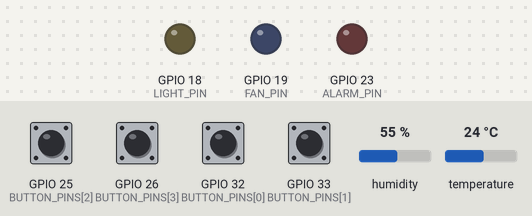
The sketch below on a simulated ESP32. Parts: output pins drawn as LEDs (lit = HIGH). Inputs (shaded band) come from the test bench; at power-on: GPIO 25 (BUTTON_PINS[2]), GPIO 26 (BUTTON_PINS[3]), GPIO 32 (BUTTON_PINS[0]), GPIO 33 (BUTTON_PINS[1]) HIGH, temperature 24 °C, humidity 55 %. WiFi joins after 1.5 s; servers stay silent unless stated; random numbers use the default seed unless the sketch sets one; no MQTT or app messages arrive unless stated; what the sketch prints to the serial monitor is not drawn.

Above: at 1.2 s.
1.3 s: GPIO 26 (BUTTON_PINS[3]) pulled LOW for 0.15 s
At 1.7 s:
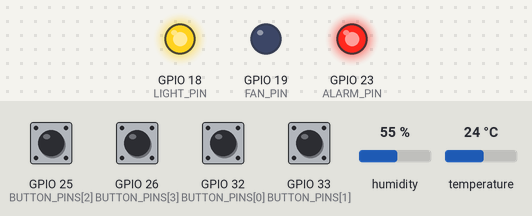
2.9 s: GPIO 25 (BUTTON_PINS[2]) pulled LOW for 0.15 s
5.5 s: GPIO 33 (BUTTON_PINS[1]) pulled LOW for 0.15 s
7.5 s: GPIO 26 (BUTTON_PINS[3]) pulled LOW for 1 s
At 8.8 s:
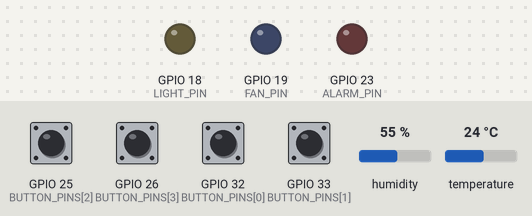
10.0 s: GPIO 32 (BUTTON_PINS[0]) pulled LOW for 0.15 s
At 10.4 s:
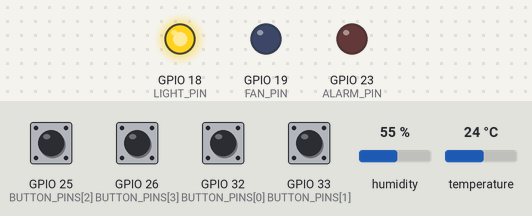
11.6 s: temperature set to 29.4 °C
13.2 s: temperature set to 30.6 °C
At 15.1 s:
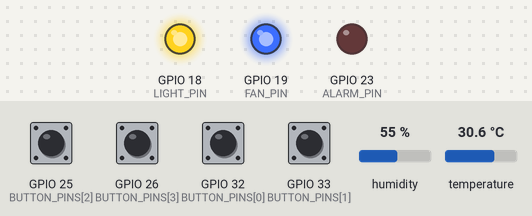
Timing chart, 0 to 16.5 s (numbered marks = the images above; inputs shaded):
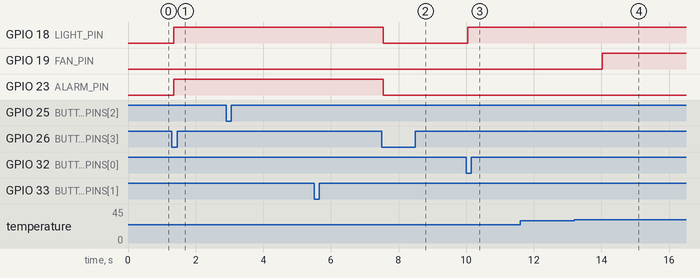

The sketch:

sketch.ino
```cpp
// Smart Room v2: occupancy, daylight, smoke and a 10-second empty-room timer.
#include <WiFi.h>
#include <PubSubClient.h>
#include <DHTesp.h>
#include <ArduinoJson.h>

const char* BROKER = "broker.hivemq.com";
const int BROKER_PORT = 1883;
const char* ROOM_TOPIC = "student/smart-home/room-7e24b1c903-v2";
const int LIGHT_PIN = 18, FAN_PIN = 19, SENSOR_PIN = 15, ALARM_PIN = 23;
const int BUTTON_PINS[] = {32, 33, 25, 26}; // Enter, exit, day/night, smoke/clear.
WiFiClient wifi;
PubSubClient mqtt(wifi);
DHTesp sensor;
bool lightOn = false, fanOn = false, lightAuto = true, fanAuto = true;
bool manualLight = false, manualFan = false, daylight = true, smoke = false;
bool emptyPending = false;
int people = 0;
float temperature = 26.0;
unsigned long emptySince = 0, lastReading = 0, lastPublish = 0, lastReconnect = 0;
bool rawButton[] = {HIGH, HIGH, HIGH, HIGH};
bool stableButton[] = {HIGH, HIGH, HIGH, HIGH};
unsigned long changedAt[] = {0, 0, 0, 0};
String lastCommandId = "", lastError = "";
String stateTopic, commandTopic, availabilityTopic;

void applyOutputs() {
  if (emptyPending && millis() - emptySince >= 10000UL) emptyPending = false;
  if (smoke) {
    lightOn = true;
    fanOn = false;
  } else if (people == 0) {
    if (!emptyPending) { lightOn = false; fanOn = false; }
  } else {
    lightOn = lightAuto ? !daylight : manualLight;
    if (!fanAuto) fanOn = manualFan;
    else if (temperature > 30) fanOn = true;
    else if (temperature < 28) fanOn = false;
  }
  digitalWrite(LIGHT_PIN, lightOn);
  digitalWrite(FAN_PIN, fanOn);
  digitalWrite(ALARM_PIN, smoke);
}

void publishState() {
  JsonDocument state;
  state["protocol"] = 2;
  state["light"] = lightOn;
  state["fan"] = fanOn;
  state["light_mode"] = lightAuto ? "auto" : "manual";
  state["fan_mode"] = fanAuto ? "auto" : "manual";
  state["temperature"] = temperature;
  state["people"] = people;
  state["daylight"] = daylight;
  state["smoke"] = smoke;
  if (emptyPending) {
    unsigned long elapsed = millis() - emptySince;
    state["countdown"] = elapsed >= 10000UL ? 0 : (10000UL - elapsed + 999UL) / 1000UL;
  } else state["countdown"] = nullptr;
  state["id"] = lastCommandId;
  state["error"] = lastError;
  char buffer[768];
  serializeJson(state, buffer, sizeof(buffer));
  if (mqtt.connected()) mqtt.publish(stateTopic.c_str(), buffer, false);
  Serial.println(buffer);
}

bool occupancy(bool enter) {
  if (enter && people >= 8) { lastError = "Room capacity is 8 people."; return false; }
  if (!enter && people == 0) { lastError = "The room is already empty."; return false; }
  people += enter ? 1 : -1;
  if (enter) emptyPending = false;
  else if (people == 0) { emptyPending = true; emptySince = millis(); }
  return true;
}

bool changeControl(String device, JsonVariantConst value) {
  if (smoke && (device == "light" || device == "fan" || device == "light_mode" || device == "fan_mode")) {
    lastError = "Smoke alert is active. Clear smoke first.";
    return false;
  }
  if (device == "entry" && value.is<const char*>()) {
    String direction = value.as<String>();
    if (direction != "enter" && direction != "exit") return false;
    return occupancy(direction == "enter");
  }
  if ((device == "light" || device == "fan") && value.is<bool>()) {
    bool on = value.as<bool>();
    if (device == "light") { lightAuto = false; manualLight = on; lightOn = on; }
    else { fanAuto = false; manualFan = on; fanOn = on; }
    if (people == 0 && on && !emptyPending) { emptyPending = true; emptySince = millis(); }
    return true;
  }
  if ((device == "light_mode" || device == "fan_mode") && value.is<const char*>()) {
    String mode = value.as<String>();
    if (mode != "auto" && mode != "manual") return false;
    if (device == "light_mode") { if (mode == "manual") manualLight = lightOn; lightAuto = mode == "auto"; }
    else { if (mode == "manual") manualFan = fanOn; fanAuto = mode == "auto"; }
    return true;
  }
  if (device == "daylight" && value.is<bool>()) { daylight = value.as<bool>(); return true; }
  if (device == "smoke" && value.is<bool>()) {
    smoke = value.as<bool>();
    if (!smoke) { if (!lightAuto) lightOn = manualLight; if (!fanAuto) fanOn = manualFan; }
    return true;
  }
  return false;
}

void onCommand(char* topic, byte* payload, unsigned int length) {
  if (String(topic) != commandTopic) return;
  JsonDocument command;
  if (deserializeJson(command, payload, length)) return;
  if (!command["id"].is<const char*>() || !command["device"].is<const char*>()) return;
  String id = command["id"].as<String>();
  if (id.length() == 0 || id.length() > 64) return;
  if (id == lastCommandId) { publishState(); return; } // Do not count duplicate entry messages twice.
  lastCommandId = id;
  lastError = "";
  bool accepted = changeControl(command["device"].as<String>(), command["value"]);
  if (!accepted && lastError.length() == 0) lastError = "Invalid device command.";
  applyOutputs();
  publishState(); // Applied state (or explicit rejection), correlated with the command ID.
}

void readButtons() {
  for (int i = 0; i < 4; i++) {
    bool reading = digitalRead(BUTTON_PINS[i]);
    if (reading != rawButton[i]) { rawButton[i] = reading; changedAt[i] = millis(); }
    if (millis() - changedAt[i] >= 40 && stableButton[i] != reading) {
      stableButton[i] = reading;
      if (reading == LOW) {
        lastError = "";
        if (i == 0) occupancy(true);
        if (i == 1) occupancy(false);
        if (i == 2) daylight = !daylight;
        if (i == 3) {
          smoke = !smoke;
          if (!smoke) { if (!lightAuto) lightOn = manualLight; if (!fanAuto) fanOn = manualFan; }
        }
        applyOutputs();
        publishState();
      }
    }
  }
}

void setup() {
  Serial.begin(115200);
  pinMode(LIGHT_PIN, OUTPUT);
  pinMode(FAN_PIN, OUTPUT);
  pinMode(ALARM_PIN, OUTPUT);
  for (int pin : BUTTON_PINS) pinMode(pin, INPUT_PULLUP);
  sensor.setup(SENSOR_PIN, DHTesp::DHT22);
  stateTopic = String(ROOM_TOPIC) + "/state";
  commandTopic = String(ROOM_TOPIC) + "/command";
  availabilityTopic = String(ROOM_TOPIC) + "/availability";
  WiFi.begin("Wokwi-GUEST", "", 6);
  mqtt.setServer(BROKER, BROKER_PORT);
  mqtt.setCallback(onCommand);
  mqtt.setBufferSize(1024);
  mqtt.setKeepAlive(10);
  mqtt.setSocketTimeout(3);
  applyOutputs();
}

void loop() {
  unsigned long now = millis();
  if (WiFi.status() == WL_CONNECTED && !mqtt.connected() && (lastReconnect == 0 || now - lastReconnect >= 3000)) {
    lastReconnect = now;
    String clientId = "room-v2-" + String(esp_random(), HEX);
    if (mqtt.connect(clientId.c_str(), availabilityTopic.c_str(), 0, true, "offline")) {
      mqtt.subscribe(commandTopic.c_str());
      mqtt.publish(availabilityTopic.c_str(), "online", true);
      publishState();
    }
  }
  mqtt.loop();
  readButtons();
  if (now - lastReading >= 2000) {
    lastReading = now;
    TempAndHumidity reading = sensor.getTempAndHumidity();
    if (!isnan(reading.temperature)) temperature = reading.temperature;
  }
  applyOutputs();
  if (now - lastPublish >= 1000) { lastPublish = now; publishState(); }
  delay(10);
}
```

Measured:
- the behaviour switches between 30 and 30.1 °C on temperature (found by bisection; images 3 and 4)
- after the input at 1.3 s, GPIO 18 (LIGHT_PIN), GPIO 23 (ALARM_PIN): LOW → HIGH after 0.05 s
- after the input at 2.9 s, every drawn part: stays the same
- after the input at 5.5 s, every drawn part: stays the same
- after the input at 7.5 s, GPIO 18 (LIGHT_PIN), GPIO 23 (ALARM_PIN): HIGH → LOW after 0.05 s
- after the input at 10.0 s, GPIO 18 (LIGHT_PIN): LOW → HIGH at once
- after the input at 11.6 s, every drawn part: stays the same
- after the input at 13.2 s, GPIO 19 (FAN_PIN): LOW → HIGH after 0.83 s
